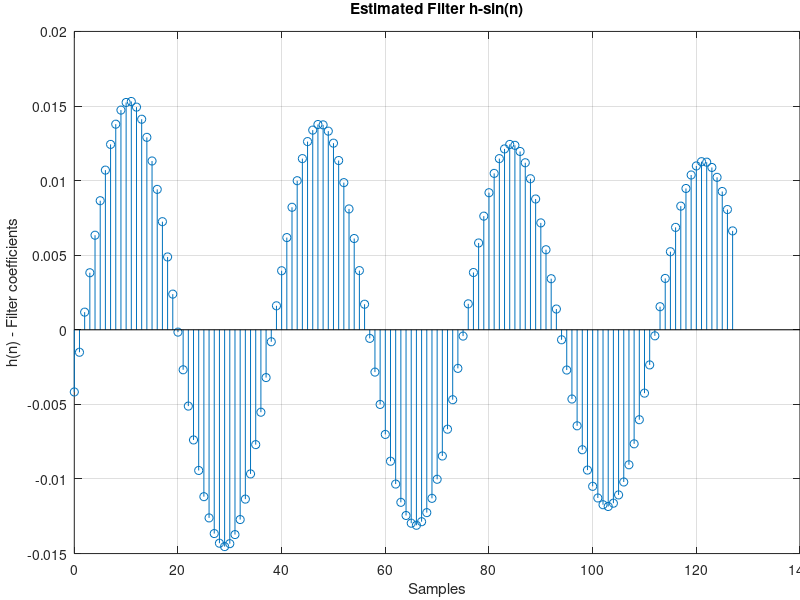

Source code (MATLAB):
close all;
clc;

h_sin2bb =  [.0022823;
        -.010765;
        -.0189942;
        -.0195269;
        -.0127164;
        -.0050975;
        -.0017596;
        -.00582499;
        -.0134492;
        -.0164455;
        -.0113123;
        .000107059;
        .00946507;
        .00919206;
        -.00113415;
        -.0136399;
        -.0193547;
        -.0160719;
        -.00486039;
        .00508724;
        .00734249;
        .000880262;
        -.0118541;
        -.0200359;
        -.0210711;
        -.0160359;
        -.0103424;
        -.0137948;
        -.0215754;
        -.0265345;
        -.026134;
        -.013655;
        .00329941;
        .0157144;
        .0247854;
        .0250871;
        .0224221;
        .0220214;
        .0199585;
        .019713;
        .0172629;
        .013539;
        .0161644;
        .0245833;
        .0343161;
        .0399742;
        .0402139;
        .0361113;
        .0344097;
        .0384114;
        .0405739;
        .0375015;
        .0298062;
        .0118903;
        -.0148933;
        -.0480136;
        -.076336;
        -.0768985;
        -.0453503;
        -.00188464;
        .0186754;
        .000930592;
        -.0384536;
        -.0689958;
        -.0667909;
        -.0433212;
        -.0300989;
        -.0370603;
        -.0590123;
        -.0735325;
        -.0471073;
        .00744644;
        .068612;
        .111232;
        .0986537;
        .058502;
        .0209664;
        -.00592962;
        -.00787371;
        -.000759247;
        .000331948;
        -.000382725;
        -.00031775;
        9.34573e-5;
        -9.01241e-5;
        -.000641342;
        -.00101676;
        -.000897311;
        -.000275065;
        .000349352;
        .000351448;
        -.000323009;
        -.000974217;
        -.00103001;
        -.000436473;
        .000403975;
        .000967099;
        .000817466;
        5.04233e-5;
        -.000682881;
        -.00105098;
        -.000894036;
        -.000298564;
        .00013839;
        -.000220119;
        -.000913083;
        -.00098678;
        -.000246487;
        .00115744;
        .00225056;
        .00209313;
        .00114718;
        .000408921;
        .000440286;
        .00115373;
        .00182241;
        .00202494;
        .00175423;
        .00115433;
        .000689664;
        .000366708;
        .000159357;
        9.30144e-6;
        4.13063e-6;
        -3.98743e-5;
        -.000633551;
        -.00150708;
        -.00294477];

 h_bb = [.0222325;
        -.0139671;
        -.0305184;
        -.0307636;
        -.0101165;
        -.000200581;
        .00550817;
        -.00149264;
        -.0170492;
        -.0268676;
        -.0214635;
        .00134159;
        .0226597;
        .0225511;
        .00109679;
        -.0224108;
        -.0280385;
        -.0228094;
        -.00268563;
        .0137355;
        .0180825;
        .0111368;
        -.0149742;
        -.0294231;
        -.0306827;
        -.0160451;
        .0032811;
        -.00678058;
        -.026303;
        -.0364341;
        -.0413457;
        -.0178154;
        .0100546;
        .0190829;
        .0319895;
        .0257628;
        .0164719;
        .0208493;
        .0180724;
        .0281953;
        .0257796;
        .00913213;
        .00850601;
        .0231608;
        .0431035;
        .0528096;
        .0500973;
        .0313528;
        .0256348;
        .0451643;
        .0536033;
        .0403724;
        .0281472;
        .0119722;
        9.23611e-6;
        -.0337887;
        -.0992857;
        -.123698;
        -.0714675;
        .0238356;
        .0697147;
        .0271743;
        -.0606042;
        -.120834;
        -.0925527;
        -.0243003;
        -.00196787;
        -.0208312;
        -.0673055;
        -.115875;
        -.0792391;
        -.00596349;
        .0874122;
        .176433;
        .12259;
        .0391578;
        .00138033;
        -.0276105;
        -.00353472;
        .01858;
        .00183158;
        -.0110577;
        -.00393337;
        .00570718;
        .0029915;
        -.00199942;
        -.00130829;
        .00114979;
        .00107999;
        -.000411593;
        -.000745858;
        -.000142838;
        .000160664;
        .000110064;
        -.000227725;
        -.000354958;
        -.00034311;
        -.000254735;
        -.000147984;
        -2.7051e-7;
        1.18658e-5;
        -7.15179e-5;
        1.8272e-5;
        .000132489;
        .000585346;
        .00107692;
        .00106946;
        .00112041;
        .000995935;
        .000797515;
        .00122163;
        .0013991;
        .00106644;
        .00100282;
        .000814768;
        .000801713;
        .000838398;
        .000536345;
        .000387848;
        .000319982;
        8.47191e-5;
        -.000361454;
        -.000511269;
        -.000703714;
        -.000801431;
        -.000726675;
        -.00130935;
        -.00205656];

 h_bb2sin = [.0217461;
        -.0164974;
        -.033708;
        -.0349291;
        -.0127497;
        -.00465969;
        .000563782;
        -.00514913;
        -.0186947;
        -.0285336;
        -.0240213;
        -.00135263;
        .0207963;
        .0212745;
        .000250887;
        -.0229424;
        -.0272256;
        -.0215605;
        -.00101373;
        .0152345;
        .0190469;
        .0126293;
        -.0131939;
        -.0266963;
        -.0273435;
        -.0126104;
        .00654626;
        -.00423189;
        -.0237024;
        -.0319275;
        -.036903;
        -.0138668;
        .013459;
        .0200862;
        .0329395;
        .0266498;
        .0160463;
        .0199025;
        .0150944;
        .0256663;
        .0236577;
        .005528;
        .00469224;
        .0193236;
        .0393915;
        .0495747;
        .0475515;
        .0275647;
        .021408;
        .0431827;
        .0533126;
        .03912;
        .026313;
        .0104934;
        .00237845;
        -.0276268;
        -.0951662;
        -.122519;
        -.0705127;
        .0274033;
        .0743637;
        .0301029;
        -.0589393;
        -.119456;
        -.0895862;
        -.0202064;
        -.000919056;
        -.0213271;
        -.0652799;
        -.1139;
        -.0786366;
        -.00918063;
        .0842757;
        .178637;
        .121702;
        .0356804;
        -.000987128;
        -.0309118;
        -.00630541;
        .015878;
        -.00242786;
        -.0156923;
        -.00609566;
        .0052158;
        .000475123;
        -.00576954;
        -.00350706;
        .00084783;
        .0011167;
        -.000274508;
        .00010957;
        .0016233;
        .00264141;
        .00231896;
        .00231579;
        .00272708;
        .00288061;
        .00336748;
        .00319252;
        .00300285;
        .0030219;
        .0025936;
        .00197251;
        .00117409;
        .000869601;
        .000758443;
        .000597427;
        .000185713;
        -.000718848;
        -.00149134;
        -.00198242;
        -.00209238;
        -.00188984;
        -.00190485;
        -.00192952;
        -.00213428;
        -.00247452;
        -.00243152;
        -.00236441;
        -.00213092;
        -.00174564;
        -.00132817;
        -.00114774;
        -.00120431;
        -.00102358;
        -.000670235;
        -5.95363e-5;
        .000490485];


 h_sin = [.00663015;
        .00806223;
        .00927074;
        .0102207;
        .0108817;
        .011237;
        .0112695;
        .0109839;
        .0103765;
        .00947293;
        .00829003;
        .00686521;
        .00523456;
        .003444;
        .00154857;
        -.000404221;
        -.00235422;
        -.00424671;
        -.00602848;
        -.00764406;
        -.00904939;
        -.0102026;
        -.0110695;
        -.0116232;
        -.0118452;
        -.0117276;
        -.0112738;
        -.0104933;
        -.00940503;
        -.00804141;
        -.0064371;
        -.00464065;
        -.00269783;
        -.000669309;
        .00139197;
        .00342372;
        .00536669;
        .0071663;
        .00876811;
        .010126;
        .0111974;
        .0119529;
        .0123668;
        .0124258;
        .0121253;
        .0114744;
        .0104846;
        .00918922;
        .00761866;
        .00581987;
        .0038405;
        .00174017;
        -.000422484;
        -.00258686;
        -.00468777;
        -.00666428;
        -.00845969;
        -.0100202;
        -.0112981;
        -.0122562;
        -.0128646;
        -.0131038;
        -.0129642;
        -.0124472;
        -.0115654;
        -.0103411;
        -.00881047;
        -.00701395;
        -.00500402;
        -.00283607;
        -.000575048;
        .00171433;
        .00396771;
        .00611868;
        .00810276;
        .00986459;
        .0113473;
        .0125109;
        .0133165;
        .013737;
        .0137617;
        .0133858;
        .0126164;
        .0114746;
        .00999364;
        .00821312;
        .00618182;
        .00395883;
        .00160842;
        -.000802216;
        -.00320317;
        -.0055253;
        -.00769796;
        -.00966098;
        -.0113504;
        -.0127209;
        -.0137271;
        -.0143369;
        -.0145329;
        -.0143063;
        -.0136594;
        -.01261;
        -.0111866;
        -.00942915;
        -.00738496;
        -.0051152;
        -.00268122;
        -.000155822;
        .00239188;
        .00488334;
        .00724796;
        .00941307;
        .011316;
        .012901;
        .0141146;
        .0149268;
        .0153042;
        .0152393;
        .0147274;
        .0137826;
        .0124274;
        .0107042;
        .00865289;
        .00633976;
        .00382403;
        .00118302;
        -.00150644;
        -.00416726];

%% Question 2_3

f_s = 16000;    % Hz
h = flipud(h_sin);
%h = flipud(h_bb);
[H,w] = freqz(h,1,512,f_s); %'whole',


figure('Color','white')
stem(0:numel(h)-1, h); grid on;
xlabel 'Samples', ylabel 'h(n) - Filter coefficients', title 'Estimated Filter h-sin(n)'
set(gca,'LooseInset',get(gca,'TightInset'))

% figure('Color','white');
% subplot(2,1,1);
% plot(w/f_s,20*log10(abs(H))); grid on;
% xlabel 'Normalized Frequency (\times \pi [rad/sample])', ylabel 'Magnitude (dB)', title 'Estimated Filter H(w)'
% subplot(2,1,2)
% plot(w/f_s, 180/pi*wrapToPi(angle(H))); grid on;
% xlabel 'Normalized Frequency (\times \pi [rad/sample])', ylabel 'Phase (degrees)'
% set(gca,'LooseInset',get(gca,'TightInset'))